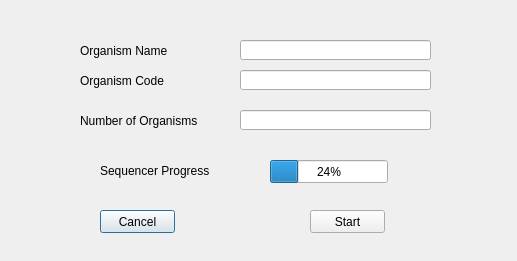
<?xml version="1.0" encoding="UTF-8"?>
<ui version="4.0">
 <class>Combining_FNA_Files</class>
 <widget class="QDialog" name="Combining_FNA_Files">
  <property name="geometry">
   <rect>
    <x>0</x>
    <y>0</y>
    <width>517</width>
    <height>261</height>
   </rect>
  </property>
  <property name="windowTitle">
   <string>Dialog</string>
  </property>
  <widget class="QLabel" name="orgNameLabel">
   <property name="geometry">
    <rect>
     <x>80</x>
     <y>40</y>
     <width>161</width>
     <height>21</height>
    </rect>
   </property>
   <property name="text">
    <string>Organism Name</string>
   </property>
  </widget>
  <widget class="QLabel" name="cspr_org_code_name">
   <property name="geometry">
    <rect>
     <x>80</x>
     <y>70</y>
     <width>161</width>
     <height>21</height>
    </rect>
   </property>
   <property name="text">
    <string>Organism Code</string>
   </property>
  </widget>
  <widget class="QLineEdit" name="orgName_line_edit">
   <property name="geometry">
    <rect>
     <x>240</x>
     <y>40</y>
     <width>191</width>
     <height>20</height>
    </rect>
   </property>
   <property name="toolTip">
    <string>&lt;html&gt;&lt;head/&gt;&lt;body&gt;&lt;p&gt;This will be the organism/genome name in the newly generated CSPR file.&lt;/p&gt;&lt;/body&gt;&lt;/html&gt;</string>
   </property>
  </widget>
  <widget class="QLineEdit" name="org_code_line_edit">
   <property name="geometry">
    <rect>
     <x>240</x>
     <y>70</y>
     <width>191</width>
     <height>20</height>
    </rect>
   </property>
   <property name="toolTip">
    <string>&lt;html&gt;&lt;head/&gt;&lt;body&gt;&lt;p&gt;This is the organism code to put before the endonuclease, similar to Analyze New Genome&lt;/p&gt;&lt;/body&gt;&lt;/html&gt;</string>
   </property>
  </widget>
  <widget class="QLabel" name="label">
   <property name="geometry">
    <rect>
     <x>100</x>
     <y>160</y>
     <width>141</width>
     <height>21</height>
    </rect>
   </property>
   <property name="text">
    <string>Sequencer Progress</string>
   </property>
  </widget>
  <widget class="QProgressBar" name="sequencer_prog_bar">
   <property name="geometry">
    <rect>
     <x>270</x>
     <y>160</y>
     <width>118</width>
     <height>23</height>
    </rect>
   </property>
   <property name="value">
    <number>24</number>
   </property>
  </widget>
  <widget class="QPushButton" name="cancel_button">
   <property name="geometry">
    <rect>
     <x>100</x>
     <y>210</y>
     <width>75</width>
     <height>23</height>
    </rect>
   </property>
   <property name="text">
    <string>Cancel</string>
   </property>
  </widget>
  <widget class="QPushButton" name="start_button">
   <property name="geometry">
    <rect>
     <x>310</x>
     <y>210</y>
     <width>75</width>
     <height>23</height>
    </rect>
   </property>
   <property name="toolTip">
    <string>&lt;html&gt;&lt;head/&gt;&lt;body&gt;&lt;p&gt;This function will take the FNA/Fasta files selected, concatontate them into one. Then it will run the New Genome sequencer algorithm on it, creating a new CSPR file with all of those FNA/Fasta files. Then it will run the analysis algorithm to pull the Population Analysis data out.&lt;/p&gt;&lt;/body&gt;&lt;/html&gt;</string>
   </property>
   <property name="text">
    <string>Start</string>
   </property>
  </widget>
  <widget class="QLabel" name="label_2">
   <property name="geometry">
    <rect>
     <x>80</x>
     <y>110</y>
     <width>151</width>
     <height>21</height>
    </rect>
   </property>
   <property name="text">
    <string>Number of Organisms</string>
   </property>
  </widget>
  <widget class="QLineEdit" name="orgNum_lineEdit">
   <property name="geometry">
    <rect>
     <x>240</x>
     <y>110</y>
     <width>191</width>
     <height>20</height>
    </rect>
   </property>
   <property name="toolTip">
    <string>&lt;html&gt;&lt;head/&gt;&lt;body&gt;&lt;p&gt;This is the number of Organisms you want to do population analysis on.&lt;br/&gt;&lt;br/&gt;IE: if population analysis is being run on 5 organisms, this number is set to 5.&lt;/p&gt;&lt;/body&gt;&lt;/html&gt;</string>
   </property>
  </widget>
 </widget>
 <resources/>
 <connections/>
</ui>
